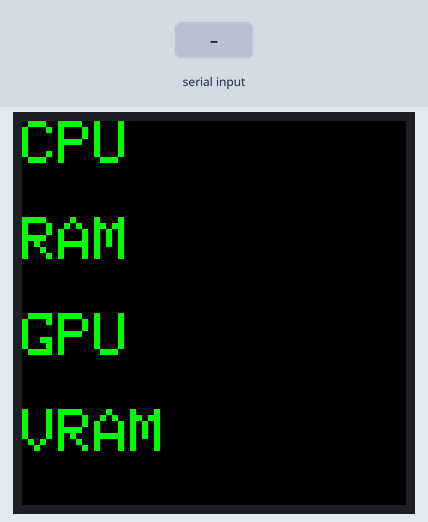
The sketch below on a simulated Arduino Uno, built with avr-gcc and run on an emulated ATmega328P. Shown: 128×128 colour display. The inputs (shaded band) are chosen by the test bench.

Above: at 1.2 s.
1.3 s: "," received over Serial
At 3.5 s:
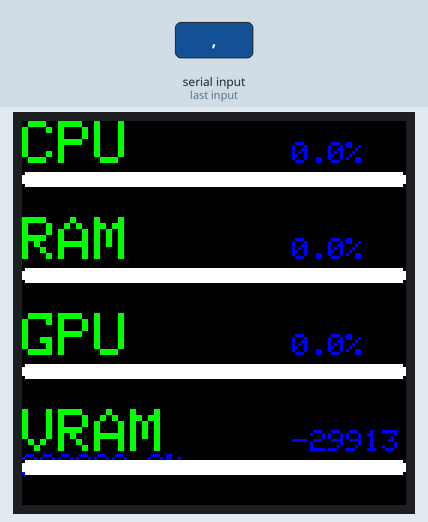
3.8 s: "90,45\n" received over Serial
At 5.7 s:
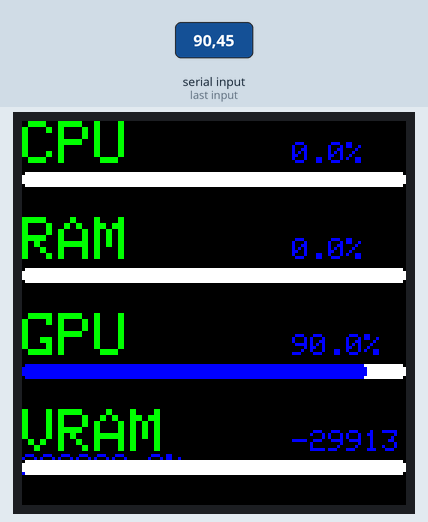
Timing chart, 0 to 7.2 s (numbered marks = the images above; inputs shaded):
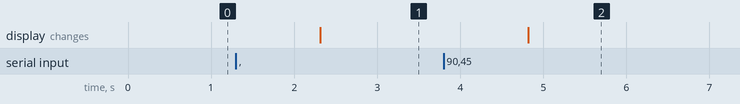

The sketch:

sensorDisplayClient.ino
```cpp
// OLED_pin_scl_sck
// OLED_pin_sda_mosi
// OLED_pin_cs_ss
// OLED_pin_res_rst
// OLED_pin_dc_rs


#define SCREEN_WIDTH  128
#define SCREEN_HEIGHT 128

#define OLED_pin_scl_sck 11
#define OLED_pin_sda_mosi 12
#define OLED_pin_dc_rs 14
#define OLED_pin_res_rst 13
#define OLED_pin_cs_ss 15

#define	BLACK           0x0000
#define	BLUE            0x001F
#define	RED             0xF800
#define	GREEN           0x07E0
#define CYAN            0x07FF
#define MAGENTA         0xF81F
#define YELLOW          0xFFE0
#define WHITE           0xFFFF
#define ORANGE          0xFB00


#include <Arduino.h>
#include <Adafruit_GFX.h>
#include <Adafruit_SSD1351.h>
#include <SPI.h>

const int BarDistanceDown = 17;
const int BarThickness = 5;
const int BarRoundedThickness = 2;

Adafruit_SSD1351 tft = Adafruit_SSD1351(SCREEN_WIDTH, SCREEN_HEIGHT, OLED_pin_cs_ss, OLED_pin_dc_rs, OLED_pin_sda_mosi, OLED_pin_scl_sck, OLED_pin_res_rst);

void CreateItem(char *str, int PosY){
  tft.setCursor(0,PosY);
  tft.print(str);
}

void setup(void){
  Serial.begin(9600);
  tft.begin();
  tft.fillRect(0, 0, 128, 128, BLACK);

  tft.setTextSize(2);
  tft.setTextColor(GREEN);

  tft.setCursor(0,0);

  //TODO: make less brute forced

  CreateItem("CPU",0);
  CreateItem("RAM",32);
  CreateItem("GPU",64);
  CreateItem("VRAM",96);


}

//TODO: make this system smarter

void UpdateItem(float ItemPercent, int PosY){
  unsigned long Color = 0xFFFF;

  if(ItemPercent > 90){Color = RED;}else{Color = BLUE;};
  tft.setTextColor(Color);
  tft.setTextSize(1);
  tft.setCursor(90,PosY + 7);

  tft.fillRect(90, PosY + 7, 38, 8, BLACK);
  tft.print(String(ItemPercent, 1) + "%");

  tft.fillRoundRect(0, PosY+BarDistanceDown, 128, BarThickness, BarRoundedThickness, WHITE);
  tft.fillRoundRect(0, PosY+BarDistanceDown, int(1.28*ItemPercent), BarThickness, BarRoundedThickness , Color);
}

//TODO: make values less fixed in place
void loop() {
  while (Serial.available() == 0) {}
  String input = Serial.readString();

  int indexSize =  input.length()-1;
  float DataOutput[10];
  int DataUpto = 0;
  char buffer[10];
  int bufferUpto = 0;

  for (int i = 0; i <= indexSize; i++) {
    if(input.charAt(i)==','){
      DataOutput[DataUpto] = String(buffer).toFloat();
      memset(buffer, ' ', sizeof(buffer));
      bufferUpto = 0;
      DataUpto++;

    }else{
      buffer[bufferUpto] = input.charAt(i);
      bufferUpto++;

    }
  }

  //TODO: shouldnt be repeated
  float GpuUsage = DataOutput[0];
  float GpuVramUsed = DataOutput[1];
  float GpuVram = DataOutput[2];
  float CpuUsage = DataOutput[3];
  float UsedRam = DataOutput[4];
  float TotalRam = DataOutput[5];
  float RamPercentage = (UsedRam / TotalRam) * 100;
  float VramPercentage = (GpuVramUsed / GpuVram) * 100;

  //TODO: should be less fixed of a system
  UpdateItem(CpuUsage,0);
  UpdateItem(RamPercentage,32);
  UpdateItem(GpuUsage,64);
  UpdateItem(VramPercentage,96);

}
```

Measured:
- after the input at 1.3 s, the display: changes after 1.0 s (image 1)
- after the input at 3.8 s, the display: changes after 1.0 s (image 2)
